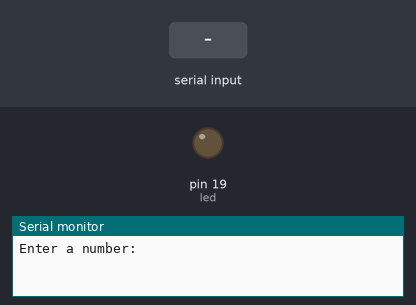
A sketch run on a simulated Arduino Uno, built with avr-gcc and run on an emulated ATmega328P. On the bench: output pins drawn as LEDs (lit = HIGH), the last lines printed to the serial monitor. The inputs (shaded band) are chosen by the test bench.

Above: at 1.2 s.
1.3 s: "1\n" received over Serial
At 1.9 s:
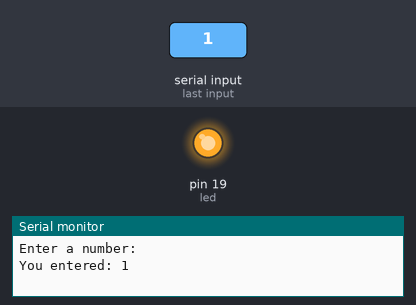
Timing chart, 0 to 8.8 s (numbered marks = the images above; inputs shaded):
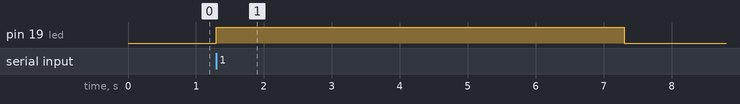

Measured:
- after the input at 1.3 s, pin 19 (led): LOW → HIGH at once, → LOW 6.0 s later

The sketch:

led1.ino
```cpp
#define led 19

void setup() {
  // put your setup code here, to run once:
Serial.begin(9600);
pinMode(led,OUTPUT);
}

void loop() {
  // put your main code here, to run repeatedly:
  int num;
  Serial.println("Enter a number: ");
  while (!Serial.available());
  num = Serial.parseInt();
  Serial.print("You entered: ");
  Serial.println(num);
  if(num==1){
    digitalWrite(led, HIGH);
  } else {
    digitalWrite(led, LOW);
  }
  delay(5000);
}
```
